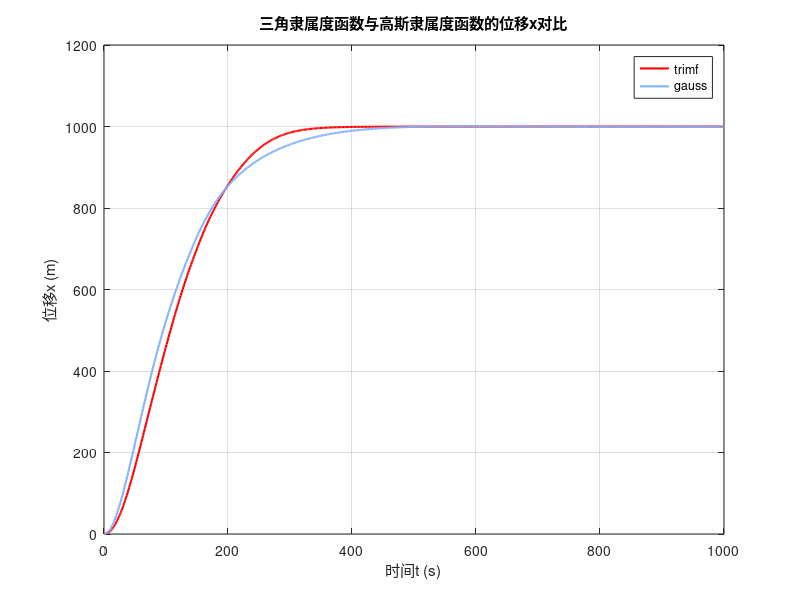
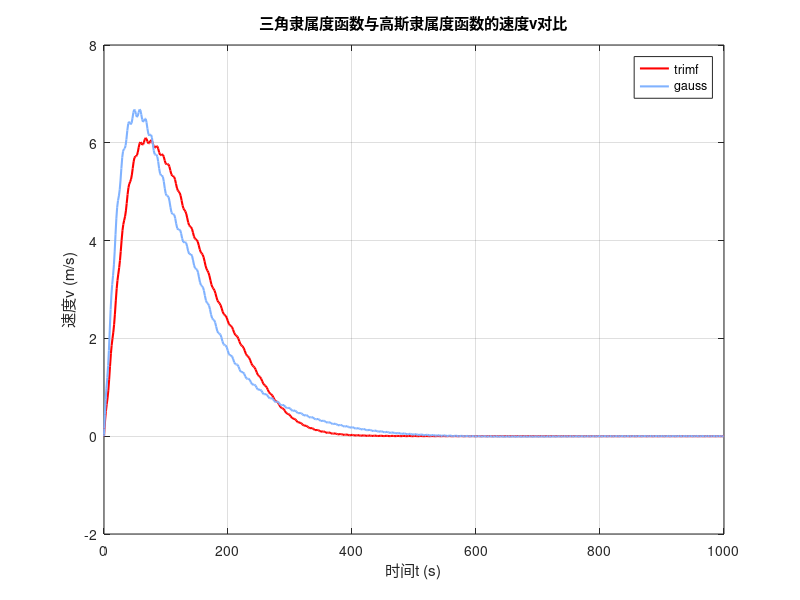
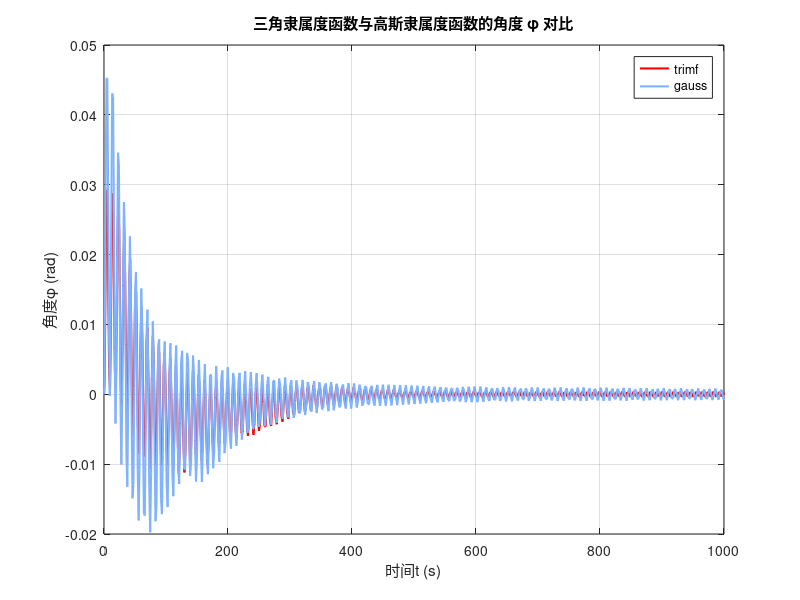
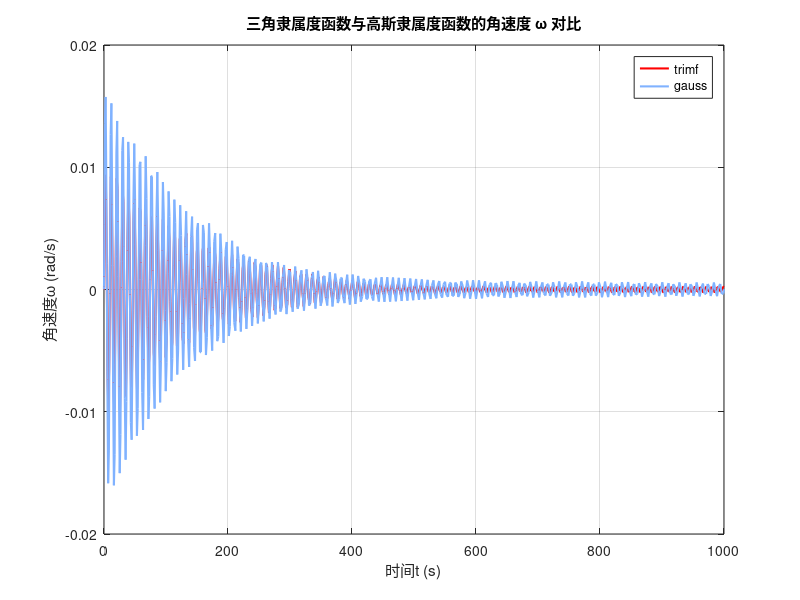

Reproduce these figures in MATLAB, in order.
% 加载两个数据文件
data1 = load('trimf.mat').data;
data2 = load('gauss.mat').data;

% 提取各文件中的变量（假设列顺序一致）
time1 = data1(:, 1); x1 = data1(:, 2); v1 = data1(:, 3); phi1 = data1(:, 4); omega1 = data1(:, 5); F1 = data1(:, 6);
time2 = data2(:, 1); x2 = data2(:, 2); v2 = data2(:, 3); phi2 = data2(:, 4); omega2 = data2(:, 5); F2 = data2(:, 6);

% 图1: x (位移) 对比
figure;
plot(time1, x1, 'r', 'LineWidth', 1.5); hold on;
plot(time2, x2, 'Color', [0.5, 0.7, 1], 'LineWidth', 1.5);
title('三角隶属度函数与高斯隶属度函数的位移x对比');
xlabel('时间t (s)');
ylabel('位移x (m)');
legend('trimf', 'gauss');
grid on;

% 图2: v (速度) 对比
figure;
plot(time1, v1, 'r', 'LineWidth', 1.5); hold on;
plot(time2, v2, 'Color', [0.5, 0.7, 1], 'LineWidth', 1.5);
title('三角隶属度函数与高斯隶属度函数的速度v对比');
xlabel('时间t (s)');
ylabel('速度v (m/s)');
legend('trimf', 'gauss');
grid on;

% 图3: phi (角度) 对比
figure;
plot(time1, phi1, 'r', 'LineWidth', 1.5);
hold on;
plot(time2, phi2, 'Color', [0.5, 0.7, 1], 'LineWidth', 1.5);
title('三角隶属度函数与高斯隶属度函数的角度 \phi 对比');
xlabel('时间t (s)');
ylabel('角度\phi (rad)');
legend('trimf', 'gauss');
grid on;

% 图4: omega (角速度) 对比
figure;
plot(time1, omega1, 'r', 'LineWidth', 1.5); hold on;
plot(time2, omega2, 'Color', [0.5, 0.7, 1], 'LineWidth', 1.5);
title('三角隶属度函数与高斯隶属度函数的角速度 \omega 对比');
xlabel('时间t (s)');
ylabel('角速度\omega (rad/s)');
legend('trimf', 'gauss');
grid on;

% 图5: F (力) 对比
figure;
plot(time1, F1, 'r', 'LineWidth', 1.5); hold on;
plot(time2, F2, 'Color', [0.5, 0.7, 1], 'LineWidth', 1.5);
title('三角隶属度函数与高斯隶属度函数的力 F 对比');
xlabel('时间t (s)');
ylabel('力F (N)');
legend('trimf', 'gauss');
grid on;
